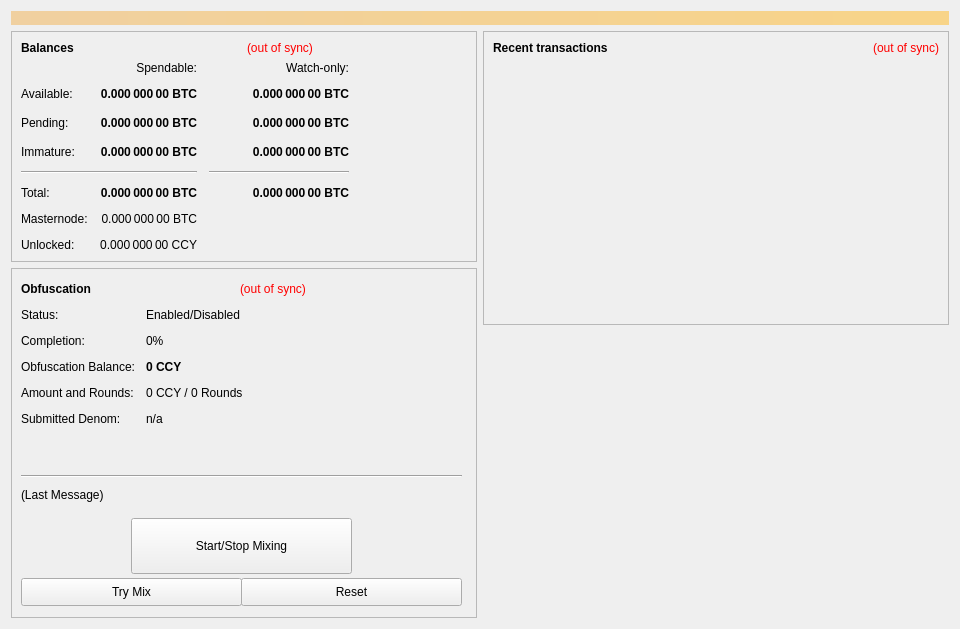
<?xml version="1.0" encoding="UTF-8"?>
<ui version="4.0">
 <class>OverviewPage</class>
 <widget class="QWidget" name="OverviewPage">
  <property name="geometry">
   <rect>
    <x>0</x>
    <y>0</y>
    <width>960</width>
    <height>615</height>
   </rect>
  </property>
  <property name="minimumSize">
   <size>
    <width>960</width>
    <height>0</height>
   </size>
  </property>
  <property name="windowTitle">
   <string>Form</string>
  </property>
  <layout class="QVBoxLayout" name="topLayout">
   <item>
    <widget class="QLabel" name="labelAlerts">
     <property name="visible">
      <bool>false</bool>
     </property>
     <property name="styleSheet">
      <string notr="true">background-color: qlineargradient(x1: 0, y1: 0, x2: 1, y2: 0, stop:0 #F0D0A0, stop:1 #F8D488); color:#000000;</string>
     </property>
     <property name="wordWrap">
      <bool>true</bool>
     </property>
     <property name="margin">
      <number>3</number>
     </property>
    </widget>
   </item>
   <item>
    <layout class="QHBoxLayout" name="horizontalLayout" stretch="1,1">
     <item>
      <layout class="QVBoxLayout" name="verticalLayout_2">
       <item>
        <widget class="QFrame" name="frame">
         <property name="frameShape">
          <enum>QFrame::StyledPanel</enum>
         </property>
         <property name="frameShadow">
          <enum>QFrame::Raised</enum>
         </property>
         <layout class="QVBoxLayout" name="verticalLayout_4">
          <item>
           <layout class="QHBoxLayout" name="horizontalLayout_4">
            <item>
             <widget class="QLabel" name="labelBalanceText">
              <property name="font">
               <font>
                <weight>75</weight>
                <bold>true</bold>
               </font>
              </property>
              <property name="text">
               <string>Balances</string>
              </property>
             </widget>
            </item>
            <item>
             <widget class="QLabel" name="labelWalletStatus">
     <property name="visible">
      <bool>false</bool>
     </property>
              <property name="cursor">
               <cursorShape>WhatsThisCursor</cursorShape>
              </property>
              <property name="toolTip">
               <string>The displayed information may be out of date. Your wallet automatically synchronizes with the Cryptocurrency network after a connection is established, but this process has not completed yet.</string>
              </property>
              <property name="styleSheet">
               <string notr="true">QLabel { color: red; }</string>
              </property>
              <property name="text">
               <string notr="true">(out of sync)</string>
              </property>
              <property name="alignment">
               <set>Qt::AlignLeading|Qt::AlignLeft|Qt::AlignVCenter</set>
              </property>
             </widget>
            </item>
           
           </layout>
          </item>
          <item>
           <layout class="QGridLayout" name="gridLayout">
            <property name="spacing">
             <number>12</number>
            </property>
            <item row="2" column="2">
             <widget class="QLabel" name="labelWatchPending">
              <property name="font">
               <font>
                <weight>75</weight>
                <bold>true</bold>
               </font>
              </property>
              <property name="cursor">
               <cursorShape>IBeamCursor</cursorShape>
              </property>
              <property name="toolTip">
               <string>Unconfirmed transactions to watch-only addresses</string>
              </property>
              <property name="text">
               <string notr="true">0.000 000 00 BTC</string>
              </property>
              <property name="alignment">
               <set>Qt::AlignRight|Qt::AlignTrailing|Qt::AlignVCenter</set>
              </property>
              <property name="textInteractionFlags">
               <set>Qt::LinksAccessibleByMouse|Qt::TextSelectableByKeyboard|Qt::TextSelectableByMouse</set>
              </property>
             </widget>
            </item>
            <item row="2" column="1">
             <widget class="QLabel" name="labelUnconfirmed">
              <property name="font">
               <font>
                <weight>75</weight>
                <bold>true</bold>
               </font>
              </property>
              <property name="cursor">
               <cursorShape>IBeamCursor</cursorShape>
              </property>
              <property name="toolTip">
               <string>Total of transactions that have yet to be confirmed, and do not yet count toward the spendable balance</string>
              </property>
              <property name="text">
               <string notr="true">0.000 000 00 BTC</string>
              </property>
              <property name="alignment">
               <set>Qt::AlignRight|Qt::AlignTrailing|Qt::AlignVCenter</set>
              </property>
              <property name="textInteractionFlags">
               <set>Qt::LinksAccessibleByMouse|Qt::TextSelectableByKeyboard|Qt::TextSelectableByMouse</set>
              </property>
             </widget>
            </item>
            <item row="3" column="2">
             <widget class="QLabel" name="labelWatchImmature">
              <property name="font">
               <font>
                <weight>75</weight>
                <bold>true</bold>
               </font>
              </property>
              <property name="cursor">
               <cursorShape>IBeamCursor</cursorShape>
              </property>
              <property name="toolTip">
               <string>Staked or masternode rewards in watch-only addresses that has not yet matured</string>
              </property>
              <property name="text">
               <string notr="true">0.000 000 00 BTC</string>
              </property>
              <property name="alignment">
               <set>Qt::AlignRight|Qt::AlignTrailing|Qt::AlignVCenter</set>
              </property>
              <property name="textInteractionFlags">
               <set>Qt::LinksAccessibleByMouse|Qt::TextSelectableByKeyboard|Qt::TextSelectableByMouse</set>
              </property>
             </widget>
            </item>
            <item row="4" column="0" colspan="2">
             <widget class="Line" name="lineSpendableBalance">
              <property name="orientation">
               <enum>Qt::Horizontal</enum>
              </property>
             </widget>
            </item>
            <item row="4" column="2">
             <widget class="Line" name="lineWatchBalance">
              <property name="sizePolicy">
               <sizepolicy hsizetype="Preferred" vsizetype="Fixed">
                <horstretch>0</horstretch>
                <verstretch>0</verstretch>
               </sizepolicy>
              </property>
              <property name="minimumSize">
               <size>
                <width>140</width>
                <height>0</height>
               </size>
              </property>
              <property name="orientation">
               <enum>Qt::Horizontal</enum>
              </property>
             </widget>
            </item>
            <item row="5" column="0">
             <widget class="QLabel" name="labelTotalText">
              <property name="text">
               <string>Total:</string>
              </property>
             </widget>
            </item>
            <item row="3" column="1">
             <widget class="QLabel" name="labelImmature">
              <property name="font">
               <font>
                <weight>75</weight>
                <bold>true</bold>
               </font>
              </property>
              <property name="cursor">
               <cursorShape>IBeamCursor</cursorShape>
              </property>
              <property name="toolTip">
               <string>Staked or masternode rewards that has not yet matured</string>
              </property>
              <property name="text">
               <string notr="true">0.000 000 00 BTC</string>
              </property>
              <property name="alignment">
               <set>Qt::AlignRight|Qt::AlignTrailing|Qt::AlignVCenter</set>
              </property>
              <property name="textInteractionFlags">
               <set>Qt::LinksAccessibleByMouse|Qt::TextSelectableByKeyboard|Qt::TextSelectableByMouse</set>
              </property>
             </widget>
            </item>
            <item row="2" column="3">
             <spacer name="horizontalSpacer_2">
              <property name="orientation">
               <enum>Qt::Horizontal</enum>
              </property>
              <property name="sizeHint" stdset="0">
               <size>
                <width>40</width>
                <height>20</height>
               </size>
              </property>
             </spacer>
            </item>
            <item row="3" column="0">
             <widget class="QLabel" name="labelImmatureText">
              <property name="text">
               <string>Immature:</string>
              </property>
             </widget>
            </item>
            <item row="5" column="1">
             <widget class="QLabel" name="labelTotal">
              <property name="font">
               <font>
                <weight>75</weight>
                <bold>true</bold>
               </font>
              </property>
              <property name="cursor">
               <cursorShape>IBeamCursor</cursorShape>
              </property>
              <property name="toolTip">
               <string>Your current total balance</string>
              </property>
              <property name="text">
               <string notr="true">0.000 000 00 BTC</string>
              </property>
              <property name="alignment">
               <set>Qt::AlignRight|Qt::AlignTrailing|Qt::AlignVCenter</set>
              </property>
              <property name="textInteractionFlags">
               <set>Qt::LinksAccessibleByMouse|Qt::TextSelectableByKeyboard|Qt::TextSelectableByMouse</set>
              </property>
             </widget>
            </item>
            <item row="5" column="2">
             <widget class="QLabel" name="labelWatchTotal">
              <property name="font">
               <font>
                <weight>75</weight>
                <bold>true</bold>
               </font>
              </property>
              <property name="cursor">
               <cursorShape>IBeamCursor</cursorShape>
              </property>
              <property name="toolTip">
               <string>Current total balance in watch-only addresses</string>
              </property>
              <property name="text">
               <string notr="true">0.000 000 00 BTC</string>
              </property>
              <property name="alignment">
               <set>Qt::AlignRight|Qt::AlignTrailing|Qt::AlignVCenter</set>
              </property>
              <property name="textInteractionFlags">
               <set>Qt::LinksAccessibleByMouse|Qt::TextSelectableByKeyboard|Qt::TextSelectableByMouse</set>
              </property>
             </widget>
            </item>
            <item row="0" column="2">
             <widget class="QLabel" name="labelWatchonly">
              <property name="text">
               <string>Watch-only:</string>
              </property>
              <property name="alignment">
               <set>Qt::AlignRight|Qt::AlignTrailing|Qt::AlignVCenter</set>
              </property>
             </widget>
            </item>
            <item row="1" column="0">
             <widget class="QLabel" name="label_5">
              <property name="text">
               <string>Available:</string>
              </property>
             </widget>
            </item>
            <item row="1" column="1">
             <widget class="QLabel" name="labelBalance">
              <property name="font">
               <font>
                <weight>75</weight>
                <bold>true</bold>
               </font>
              </property>
              <property name="cursor">
               <cursorShape>IBeamCursor</cursorShape>
              </property>
              <property name="toolTip">
               <string>Your current spendable balance</string>
              </property>
              <property name="text">
               <string notr="true">0.000 000 00 BTC</string>
              </property>
              <property name="alignment">
               <set>Qt::AlignRight|Qt::AlignTrailing|Qt::AlignVCenter</set>
              </property>
              <property name="textInteractionFlags">
               <set>Qt::LinksAccessibleByMouse|Qt::TextSelectableByKeyboard|Qt::TextSelectableByMouse</set>
              </property>
             </widget>
            </item>
            <item row="1" column="2">
             <widget class="QLabel" name="labelWatchAvailable">
              <property name="font">
               <font>
                <weight>75</weight>
                <bold>true</bold>
               </font>
              </property>
              <property name="cursor">
               <cursorShape>IBeamCursor</cursorShape>
              </property>
              <property name="toolTip">
               <string>Your current balance in watch-only addresses</string>
              </property>
              <property name="text">
               <string notr="true">0.000 000 00 BTC</string>
              </property>
              <property name="alignment">
               <set>Qt::AlignRight|Qt::AlignTrailing|Qt::AlignVCenter</set>
              </property>
              <property name="textInteractionFlags">
               <set>Qt::LinksAccessibleByMouse|Qt::TextSelectableByKeyboard|Qt::TextSelectableByMouse</set>
              </property>
             </widget>
            </item>
            <item row="2" column="0">
             <widget class="QLabel" name="labelPendingText">
              <property name="text">
               <string>Pending:</string>
              </property>
             </widget>
            </item>
            <item row="0" column="1">
             <widget class="QLabel" name="labelSpendable">
              <property name="text">
               <string>Spendable:</string>
              </property>
              <property name="alignment">
               <set>Qt::AlignRight|Qt::AlignTrailing|Qt::AlignVCenter</set>
              </property>
             </widget>
            </item>
		<item row="6" column="1">
              <widget class="QLabel" name="labelLockedBalance">
               <property name="toolTip">
                <string>Masternode collaterals</string>
               </property>
              <property name="text">
               <string notr="true">0.000 000 00 BTC</string>
              </property>
              <property name="alignment">
               <set>Qt::AlignRight|Qt::AlignTrailing|Qt::AlignVCenter</set>
              </property>
              <property name="textInteractionFlags">
               <set>Qt::LinksAccessibleByMouse|Qt::TextSelectableByKeyboard|Qt::TextSelectableByMouse</set>
              </property>
             </widget>
            </item>
             <item row="6" column="0">
              <widget class="QLabel" name="labelLockedBalanceText">
               <property name="toolTip">
                <string>Masternode collaterals</string>
               </property>
               <property name="text">
                <string>Masternode:</string>
               </property>
              </widget>
             </item>
             <item row="7" column="0">
              <widget class="QLabel" name="labelUnLockedBalanceText">
     <property name="visible">
      <bool>false</bool>
     </property>
               <property name="toolTip">
                <string>Unlocked CCY.</string>
               </property>
               <property name="text">
                <string>Unlocked:</string>
               </property>
              </widget>
             </item>
             <item row="7" column="1">
              <widget class="QLabel" name="labelUnLockedBalance">
     <property name="visible">
      <bool>false</bool>
     </property>
               <property name="toolTip">
                <string>Unlocked CCY.</string>
               </property>
               <property name="text">
                <string>0.000 000 00 CCY</string>
               </property>
               <property name="alignment">
                <set>Qt::AlignRight|Qt::AlignTrailing|Qt::AlignVCenter</set>
               </property>
              </widget>
             </item>
           </layout>
          </item>
         </layout>
        </widget>
       </item>
       <item>
        <widget class="QFrame" name="frameObfuscation">
         <property name="minimumSize">
          <size>
           <width>0</width>
           <height>350</height>
          </size>
         </property>
         <property name="layoutDirection">
          <enum>Qt::LeftToRight</enum>
         </property>
         <property name="frameShape">
          <enum>QFrame::StyledPanel</enum>
         </property>
         <property name="frameShadow">
          <enum>QFrame::Raised</enum>
         </property>
         <widget class="QWidget" name="formLayoutWidget">
          <property name="geometry">
           <rect>
            <x>10</x>
            <y>40</y>
            <width>451</width>
            <height>161</height>
           </rect>
          </property>
          <layout class="QFormLayout" name="formLayout">
           <property name="fieldGrowthPolicy">
            <enum>QFormLayout::AllNonFixedFieldsGrow</enum>
           </property>
           <property name="horizontalSpacing">
            <number>11</number>
           </property>
           <property name="verticalSpacing">
            <number>12</number>
           </property>
           <item row="0" column="0">
            <widget class="QLabel" name="label_6">
             <property name="text">
              <string>Status:</string>
             </property>
            </widget>
           </item>
           <item row="1" column="0">
            <widget class="QLabel" name="label_7">
             <property name="text">
              <string>Completion:</string>
             </property>
            </widget>
           </item>
           <item row="1" column="1">
            <widget class="QLabel" name="obfuscationProgress">
             <property name="maximumSize">
              <size>
               <width>154</width>
               <height>16777215</height>
              </size>
             </property>
             <property name="text">
              <string>0%</string>
             </property>
            </widget>
           </item>
           <item row="2" column="0">
            <widget class="QLabel" name="labelAnonymizedText">
             <property name="text">
              <string>Obfuscation Balance:</string>
             </property>
            </widget>
           </item>
           <item row="2" column="1">
            <widget class="QLabel" name="labelAnonymized">
             <property name="font">
              <font>
               <weight>75</weight>
               <bold>true</bold>
              </font>
             </property>
             <property name="text">
              <string notr="true">0 CCY</string>
             </property>
            </widget>
           </item>
           <item row="3" column="0">
            <widget class="QLabel" name="label_8">
             <property name="text">
              <string>Amount and Rounds:</string>
             </property>
            </widget>
           </item>
           <item row="3" column="1">
            <widget class="QLabel" name="labelAmountRounds">
             <property name="text">
              <string>0 CCY / 0 Rounds</string>
             </property>
            </widget>
           </item>
           <item row="4" column="0">
            <widget class="QLabel" name="label_9">
             <property name="text">
              <string>Submitted Denom:</string>
             </property>
            </widget>
           </item>
           <item row="4" column="1">
            <widget class="QLabel" name="labelSubmittedDenom">
             <property name="toolTip">
              <string>The denominations you submitted to the Masternode.&lt;br&gt;To mix, other users must submit the exact same denominations.</string>
             </property>
             <property name="text">
              <string>n/a</string>
             </property>
            </widget>
           </item>
           <item row="0" column="1">
            <widget class="QLabel" name="obfuscationEnabled">
             <property name="text">
              <string>Enabled/Disabled</string>
             </property>
            </widget>
           </item>
          </layout>
         </widget>
         <widget class="QPushButton" name="runAutoDenom">
          <property name="geometry">
           <rect>
            <x>251</x>
            <y>17</y>
            <width>1</width>
            <height>1</height>
           </rect>
          </property>
          <property name="palette">
           <palette>
            <active>
             <colorrole role="WindowText">
              <brush brushstyle="SolidPattern">
               <color alpha="255">
                <red>0</red>
                <green>0</green>
                <blue>0</blue>
               </color>
              </brush>
             </colorrole>
             <colorrole role="Button">
              <brush brushstyle="SolidPattern">
               <color alpha="255">
                <red>239</red>
                <green>238</green>
                <blue>238</blue>
               </color>
              </brush>
             </colorrole>
             <colorrole role="Light">
              <brush brushstyle="SolidPattern">
               <color alpha="255">
                <red>255</red>
                <green>255</green>
                <blue>255</blue>
               </color>
              </brush>
             </colorrole>
             <colorrole role="Midlight">
              <brush brushstyle="SolidPattern">
               <color alpha="255">
                <red>247</red>
                <green>246</green>
                <blue>246</blue>
               </color>
              </brush>
             </colorrole>
             <colorrole role="Dark">
              <brush brushstyle="SolidPattern">
               <color alpha="255">
                <red>119</red>
                <green>119</green>
                <blue>119</blue>
               </color>
              </brush>
             </colorrole>
             <colorrole role="Mid">
              <brush brushstyle="SolidPattern">
               <color alpha="255">
                <red>159</red>
                <green>159</green>
                <blue>159</blue>
               </color>
              </brush>
             </colorrole>
             <colorrole role="Text">
              <brush brushstyle="SolidPattern">
               <color alpha="255">
                <red>0</red>
                <green>0</green>
                <blue>0</blue>
               </color>
              </brush>
             </colorrole>
             <colorrole role="BrightText">
              <brush brushstyle="SolidPattern">
               <color alpha="255">
                <red>255</red>
                <green>255</green>
                <blue>255</blue>
               </color>
              </brush>
             </colorrole>
             <colorrole role="ButtonText">
              <brush brushstyle="SolidPattern">
               <color alpha="255">
                <red>0</red>
                <green>0</green>
                <blue>0</blue>
               </color>
              </brush>
             </colorrole>
             <colorrole role="Base">
              <brush brushstyle="SolidPattern">
               <color alpha="255">
                <red>255</red>
                <green>255</green>
                <blue>255</blue>
               </color>
              </brush>
             </colorrole>
             <colorrole role="Window">
              <brush brushstyle="SolidPattern">
               <color alpha="255">
                <red>239</red>
                <green>238</green>
                <blue>238</blue>
               </color>
              </brush>
             </colorrole>
             <colorrole role="Shadow">
              <brush brushstyle="SolidPattern">
               <color alpha="255">
                <red>0</red>
                <green>0</green>
                <blue>0</blue>
               </color>
              </brush>
             </colorrole>
             <colorrole role="AlternateBase">
              <brush brushstyle="SolidPattern">
               <color alpha="255">
                <red>247</red>
                <green>246</green>
                <blue>246</blue>
               </color>
              </brush>
             </colorrole>
             <colorrole role="ToolTipBase">
              <brush brushstyle="SolidPattern">
               <color alpha="255">
                <red>255</red>
                <green>255</green>
                <blue>220</blue>
               </color>
              </brush>
             </colorrole>
             <colorrole role="ToolTipText">
              <brush brushstyle="SolidPattern">
               <color alpha="255">
                <red>0</red>
                <green>0</green>
                <blue>0</blue>
               </color>
              </brush>
             </colorrole>
            </active>
            <inactive>
             <colorrole role="WindowText">
              <brush brushstyle="SolidPattern">
               <color alpha="255">
                <red>0</red>
                <green>0</green>
                <blue>0</blue>
               </color>
              </brush>
             </colorrole>
             <colorrole role="Button">
              <brush brushstyle="SolidPattern">
               <color alpha="255">
                <red>239</red>
                <green>238</green>
                <blue>238</blue>
               </color>
              </brush>
             </colorrole>
             <colorrole role="Light">
              <brush brushstyle="SolidPattern">
               <color alpha="255">
                <red>255</red>
                <green>255</green>
                <blue>255</blue>
               </color>
              </brush>
             </colorrole>
             <colorrole role="Midlight">
              <brush brushstyle="SolidPattern">
               <color alpha="255">
                <red>247</red>
                <green>246</green>
                <blue>246</blue>
               </color>
              </brush>
             </colorrole>
             <colorrole role="Dark">
              <brush brushstyle="SolidPattern">
               <color alpha="255">
                <red>119</red>
                <green>119</green>
                <blue>119</blue>
               </color>
              </brush>
             </colorrole>
             <colorrole role="Mid">
              <brush brushstyle="SolidPattern">
               <color alpha="255">
                <red>159</red>
                <green>159</green>
                <blue>159</blue>
               </color>
              </brush>
             </colorrole>
             <colorrole role="Text">
              <brush brushstyle="SolidPattern">
               <color alpha="255">
                <red>0</red>
                <green>0</green>
                <blue>0</blue>
               </color>
              </brush>
             </colorrole>
             <colorrole role="BrightText">
              <brush brushstyle="SolidPattern">
               <color alpha="255">
                <red>255</red>
                <green>255</green>
                <blue>255</blue>
               </color>
              </brush>
             </colorrole>
             <colorrole role="ButtonText">
              <brush brushstyle="SolidPattern">
               <color alpha="255">
                <red>0</red>
                <green>0</green>
                <blue>0</blue>
               </color>
              </brush>
             </colorrole>
             <colorrole role="Base">
              <brush brushstyle="SolidPattern">
               <color alpha="255">
                <red>255</red>
                <green>255</green>
                <blue>255</blue>
               </color>
              </brush>
             </colorrole>
             <colorrole role="Window">
              <brush brushstyle="SolidPattern">
               <color alpha="255">
                <red>239</red>
                <green>238</green>
                <blue>238</blue>
               </color>
              </brush>
             </colorrole>
             <colorrole role="Shadow">
              <brush brushstyle="SolidPattern">
               <color alpha="255">
                <red>0</red>
                <green>0</green>
                <blue>0</blue>
               </color>
              </brush>
             </colorrole>
             <colorrole role="AlternateBase">
              <brush brushstyle="SolidPattern">
               <color alpha="255">
                <red>247</red>
                <green>246</green>
                <blue>246</blue>
               </color>
              </brush>
             </colorrole>
             <colorrole role="ToolTipBase">
              <brush brushstyle="SolidPattern">
               <color alpha="255">
                <red>255</red>
                <green>255</green>
                <blue>220</blue>
               </color>
              </brush>
             </colorrole>
             <colorrole role="ToolTipText">
              <brush brushstyle="SolidPattern">
               <color alpha="255">
                <red>0</red>
                <green>0</green>
                <blue>0</blue>
               </color>
              </brush>
             </colorrole>
            </inactive>
            <disabled>
             <colorrole role="WindowText">
              <brush brushstyle="SolidPattern">
               <color alpha="255">
                <red>119</red>
                <green>119</green>
                <blue>119</blue>
               </color>
              </brush>
             </colorrole>
             <colorrole role="Button">
              <brush brushstyle="SolidPattern">
               <color alpha="255">
                <red>239</red>
                <green>238</green>
                <blue>238</blue>
               </color>
              </brush>
             </colorrole>
             <colorrole role="Light">
              <brush brushstyle="SolidPattern">
               <color alpha="255">
                <red>255</red>
                <green>255</green>
                <blue>255</blue>
               </color>
              </brush>
             </colorrole>
             <colorrole role="Midlight">
              <brush brushstyle="SolidPattern">
               <color alpha="255">
                <red>247</red>
                <green>246</green>
                <blue>246</blue>
               </color>
              </brush>
             </colorrole>
             <colorrole role="Dark">
              <brush brushstyle="SolidPattern">
               <color alpha="255">
                <red>119</red>
                <green>119</green>
                <blue>119</blue>
               </color>
              </brush>
             </colorrole>
             <colorrole role="Mid">
              <brush brushstyle="SolidPattern">
               <color alpha="255">
                <red>159</red>
                <green>159</green>
                <blue>159</blue>
               </color>
              </brush>
             </colorrole>
             <colorrole role="Text">
              <brush brushstyle="SolidPattern">
               <color alpha="255">
                <red>119</red>
                <green>119</green>
                <blue>119</blue>
               </color>
              </brush>
             </colorrole>
             <colorrole role="BrightText">
              <brush brushstyle="SolidPattern">
               <color alpha="255">
                <red>255</red>
                <green>255</green>
                <blue>255</blue>
               </color>
              </brush>
             </colorrole>
             <colorrole role="ButtonText">
              <brush brushstyle="SolidPattern">
               <color alpha="255">
                <red>119</red>
                <green>119</green>
                <blue>119</blue>
               </color>
              </brush>
             </colorrole>
             <colorrole role="Base">
              <brush brushstyle="SolidPattern">
               <color alpha="255">
                <red>239</red>
                <green>238</green>
                <blue>238</blue>
               </color>
              </brush>
             </colorrole>
             <colorrole role="Window">
              <brush brushstyle="SolidPattern">
               <color alpha="255">
                <red>239</red>
                <green>238</green>
                <blue>238</blue>
               </color>
              </brush>
             </colorrole>
             <colorrole role="Shadow">
              <brush brushstyle="SolidPattern">
               <color alpha="255">
                <red>0</red>
                <green>0</green>
                <blue>0</blue>
               </color>
              </brush>
             </colorrole>
             <colorrole role="AlternateBase">
              <brush brushstyle="SolidPattern">
               <color alpha="255">
                <red>239</red>
                <green>238</green>
                <blue>238</blue>
               </color>
              </brush>
             </colorrole>
             <colorrole role="ToolTipBase">
              <brush brushstyle="SolidPattern">
               <color alpha="255">
                <red>255</red>
                <green>255</green>
                <blue>220</blue>
               </color>
              </brush>
             </colorrole>
             <colorrole role="ToolTipText">
              <brush brushstyle="SolidPattern">
               <color alpha="255">
                <red>0</red>
                <green>0</green>
                <blue>0</blue>
               </color>
              </brush>
             </colorrole>
            </disabled>
           </palette>
          </property>
          <property name="focusPolicy">
           <enum>Qt::NoFocus</enum>
          </property>
          <property name="autoFillBackground">
           <bool>true</bool>
          </property>
          <property name="text">
           <string/>
          </property>
          <property name="flat">
           <bool>true</bool>
          </property>
         </widget>
         <widget class="QPushButton" name="toggleObfuscation">
          <property name="geometry">
           <rect>
            <x>120</x>
            <y>250</y>
            <width>221</width>
            <height>56</height>
           </rect>
          </property>
          <property name="sizePolicy">
           <sizepolicy hsizetype="MinimumExpanding" vsizetype="Fixed">
            <horstretch>0</horstretch>
            <verstretch>0</verstretch>
           </sizepolicy>
          </property>
          <property name="text">
           <string>Start/Stop Mixing</string>
          </property>
         </widget>
         <widget class="Line" name="lineLastMessage">
          <property name="geometry">
           <rect>
            <x>10</x>
            <y>200</y>
            <width>441</width>
            <height>16</height>
           </rect>
          </property>
          <property name="orientation">
           <enum>Qt::Horizontal</enum>
          </property>
         </widget>
         <widget class="QLabel" name="obfuscationStatus">
          <property name="geometry">
           <rect>
            <x>10</x>
            <y>220</y>
            <width>451</width>
            <height>61</height>
           </rect>
          </property>
          <property name="minimumSize">
           <size>
            <width>288</width>
            <height>43</height>
           </size>
          </property>
          <property name="text">
           <string>(Last Message)</string>
          </property>
          <property name="alignment">
           <set>Qt::AlignLeading|Qt::AlignLeft|Qt::AlignTop</set>
          </property>
          <property name="wordWrap">
           <bool>true</bool>
          </property>
         </widget>
         <widget class="QPushButton" name="obfuscationAuto">
          <property name="geometry">
           <rect>
            <x>10</x>
            <y>310</y>
            <width>221</width>
            <height>28</height>
           </rect>
          </property>
          <property name="sizePolicy">
           <sizepolicy hsizetype="MinimumExpanding" vsizetype="Fixed">
            <horstretch>0</horstretch>
            <verstretch>0</verstretch>
           </sizepolicy>
          </property>
          <property name="toolTip">
           <string>Try to manually submit a Obfuscation request.</string>
          </property>
          <property name="text">
           <string>Try Mix</string>
          </property>
         </widget>
         <widget class="QPushButton" name="obfuscationReset">
          <property name="geometry">
           <rect>
            <x>230</x>
            <y>310</y>
            <width>221</width>
            <height>28</height>
           </rect>
          </property>
          <property name="sizePolicy">
           <sizepolicy hsizetype="MinimumExpanding" vsizetype="Fixed">
            <horstretch>0</horstretch>
            <verstretch>0</verstretch>
           </sizepolicy>
          </property>
          <property name="toolTip">
           <string>Reset the current status of Obfuscation (can interrupt Obfuscation if it's in the process of Mixing, which can cost you money!)</string>
          </property>
          <property name="autoFillBackground">
           <bool>false</bool>
          </property>
          <property name="text">
           <string>Reset</string>
          </property>
         </widget>
         <widget class="QWidget" name="layoutWidget">
          <property name="geometry">
           <rect>
            <x>10</x>
            <y>10</y>
            <width>431</width>
            <height>22</height>
           </rect>
          </property>
          <layout class="QHBoxLayout" name="horizontalLayout_5">
           <item>
            <widget class="QLabel" name="label_2">
             <property name="font">
              <font>
               <weight>75</weight>
               <bold>true</bold>
              </font>
             </property>
             <property name="text">
              <string>Obfuscation</string>
             </property>
            </widget>
           </item>
           <item>
            <widget class="QLabel" name="labelObfuscationSyncStatus">
     <property name="visible">
      <bool>false</bool>
     </property>
             <property name="toolTip">
              <string>The displayed information may be out of date. Your wallet automatically synchronizes with the Cryptocurrency network after a connection is established, but this process has not completed yet.</string>
             </property>
             <property name="styleSheet">
              <string notr="true">QLabel { color: red; }</string>
             </property>
             <property name="text">
              <string notr="true">(out of sync)</string>
             </property>
             <property name="alignment">
              <set>Qt::AlignLeading|Qt::AlignLeft|Qt::AlignVCenter</set>
             </property>
            </widget>
           </item>
          
          </layout>
         </widget>
        </widget>
       </item>
       <item>
        <spacer name="verticalSpacer">
         <property name="orientation">
          <enum>Qt::Vertical</enum>
         </property>
         <property name="sizeHint" stdset="0">
          <size>
           <width>20</width>
           <height>40</height>
          </size>
         </property>
        </spacer>
       </item>
      </layout>
     </item>
     <item>
      <layout class="QVBoxLayout" name="verticalLayout_3">
       <item>
        <widget class="QFrame" name="frame_2">
         <property name="frameShape">
          <enum>QFrame::StyledPanel</enum>
         </property>
         <property name="frameShadow">
          <enum>QFrame::Raised</enum>
         </property>
         <layout class="QVBoxLayout" name="verticalLayout">

          <item>
           <layout class="QHBoxLayout" name="horizontalLayout_2">
            <item>
             <widget class="QLabel" name="label_4">
              <property name="font">
               <font>
                <weight>75</weight>
                <bold>true</bold>
               </font>
              </property>
              <property name="text">
               <string>Recent transactions</string>
              </property>
             </widget>
            </item>
            <item>
             <widget class="QLabel" name="labelTransactionsStatus">
     <property name="visible">
      <bool>false</bool>
     </property>
              <property name="cursor">
               <cursorShape>WhatsThisCursor</cursorShape>
              </property>
              <property name="toolTip">
               <string>The displayed information may be out of date. Your wallet automatically synchronizes with the Cryptocurrency network after a connection is established, but this process has not completed yet.</string>
              </property>
              <property name="styleSheet">
               <string notr="true">QLabel { color: red; }</string>
              </property>
              <property name="text">
               <string notr="true">(out of sync)</string>
              </property>
              <property name="alignment">
               <set>Qt::AlignRight|Qt::AlignTrailing|Qt::AlignVCenter</set>
              </property>
             </widget>
            </item>

           </layout>
          </item>
          <item>
           <widget class="QListView" name="listTransactions">
            <property name="styleSheet">
             <string notr="true">QListView { background: transparent; }</string>
            </property>
            <property name="frameShape">
             <enum>QFrame::NoFrame</enum>
            </property>
            <property name="verticalScrollBarPolicy">
             <enum>Qt::ScrollBarAlwaysOff</enum>
            </property>
            <property name="horizontalScrollBarPolicy">
             <enum>Qt::ScrollBarAlwaysOff</enum>
            </property>
            <property name="selectionMode">
             <enum>QAbstractItemView::NoSelection</enum>
            </property>
           </widget>
          </item>
         </layout>
        </widget>
       </item>
       <item>
        <spacer name="verticalSpacer_2">
         <property name="orientation">
          <enum>Qt::Vertical</enum>
         </property>
         <property name="sizeType">
          <enum>QSizePolicy::Expanding</enum>
         </property>
         <property name="sizeHint" stdset="0">
          <size>
           <width>20</width>
           <height>40</height>
          </size>
         </property>
        </spacer>
       </item>
      </layout>
     </item>
    </layout>
   </item>
  </layout>
 </widget>
 <resources/>
 <connections/>
</ui>
